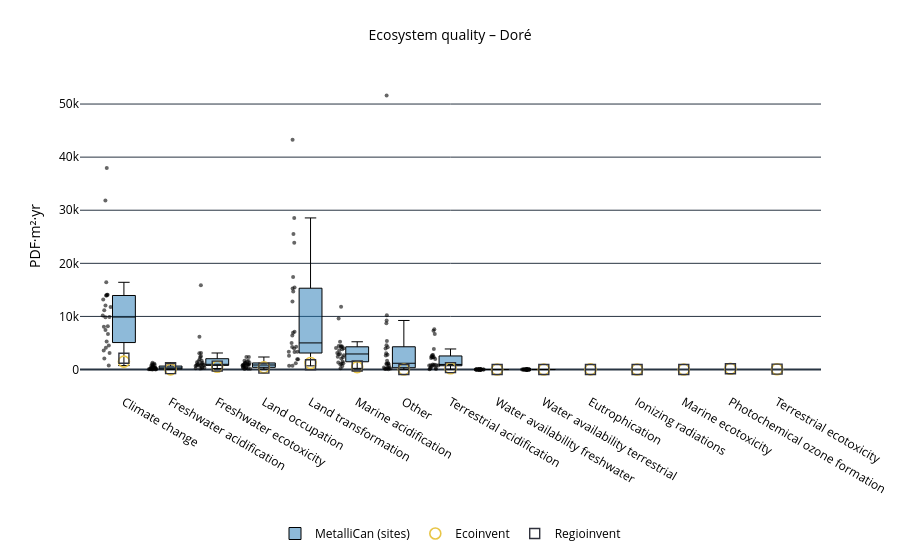

The notebook cell saved with this chart:
### Markdown cell above
### Boxplot EQ

### Code cell
plot_lcia_boxes_for_reference_product(
    df_eq_t,
    reference_product="Doré",
    title="Ecosystem quality – Doré",
    yaxis_label="PDF·m²·yr",
    output_html="results/Damages/boxplot_eq_dore.html"
)

### Figure 1 — Plotly figure (JSON) as saved in the notebook; plotly's stock layout.template omitted (floating-point values rounded to 4 significant figures; data arrays with more than 128 entries replaced by an {"elided": "..."} marker saying what was removed)
{"data": [{"boxpoints": "all", "fillcolor": "rgba(31,119,180,0.5)", "hoverinfo": "text+y", "hovertext": {"elided": "250 str values"}, "jitter": 0.45, "line": {"color": "black", "width": 1}, "marker": {"opacity": 0.6, "size": 4}, "name": "MetalliCan (sites)", "x": {"elided": "250 str values"}, "y": {"elided": "250 float values"}, "type": "box"}, {"hoverinfo": "text+y", "hovertext": ["Au-Ag ingot", "Au-Ag ingot", "Au-Ag ingot", "Au-Ag ingot", "Au-Ag ingot", "Au-Ag ingot", "Au-Ag ingot", "Au-Ag ingot", "Au-Ag ingot", "Au-Ag ingot", "Au-Ag ingot", "Au-Ag ingot", "Au-Ag ingot", "Au-Ag ingot", "Au-Ag ingot"], "marker": {"color": "#e8c547", "line": {"color": "black", "width": 1.6}, "size": 11, "symbol": "circle-open"}, "mode": "markers", "name": "Ecoinvent", "x": ["Climate change", "Eutrophication", "Freshwater acidification", "Freshwater ecotoxicity", "Ionizing radiations", "Land occupation", "Land transformation", "Marine acidification", "Marine ecotoxicity", "Other", "Photochemical ozone formation", "Terrestrial acidification", "Terrestrial ecotoxicity", "Water availability freshwater", "Water availability terrestrial"], "y": [1493.0, 19.19, 36.29, 518.2, 5.961e-07, 405.6, 1218.0, 456.2, 0.001656, 3.41, 147.7, 247.8, 60.45, 0.05869, 0.1058], "type": "scatter"}, {"hoverinfo": "text+y", "hovertext": ["Au-Ag ingot", "Au-Ag ingot", "Au-Ag ingot", "Au-Ag ingot", "Au-Ag ingot", "Au-Ag ingot", "Au-Ag ingot", "Au-Ag ingot", "Au-Ag ingot", "Au-Ag ingot", "Au-Ag ingot", "Au-Ag ingot", "Au-Ag ingot", "Au-Ag ingot", "Au-Ag ingot"], "marker": {"color": "#30323d", "line": {"color": "black", "width": 1.4}, "size": 10, "symbol": "square-open"}, "mode": "markers", "name": "Regioinvent", "x": ["Climate change", "Eutrophication", "Freshwater acidification", "Freshwater ecotoxicity", "Ionizing radiations", "Land occupation", "Land transformation", "Marine acidification", "Marine ecotoxicity", "Other", "Photochemical ozone formation", "Terrestrial acidification", "Terrestrial ecotoxicity", "Water availability freshwater", "Water availability terrestrial"], "y": [2116.0, 18.54, 177.3, 648.1, 6.932e-06, 263.8, 909.3, 652.2, 0.001976, 2.558, 157.3, 364.2, 72.12, 0.06031, 0.2781], "type": "scatter"}], "layout": {"title": {"font": {"color": "black", "size": 14}, "text": "Ecosystem quality – Doré", "x": 0.5}, "font": {"color": "black", "size": 12}, "yaxis": {"title": {"font": {"color": "black"}, "text": "PDF·m²·yr"}, "tickfont": {"color": "black"}}, "margin": {"l": 80, "r": 40, "t": 80, "b": 120}, "legend": {"font": {"color": "black"}, "orientation": "h", "yanchor": "bottom", "y": -0.5, "xanchor": "center", "x": 0.5}, "plot_bgcolor": "white", "paper_bgcolor": "white"}}
